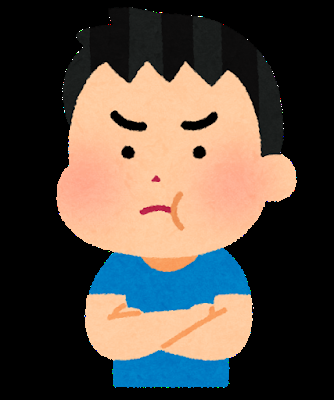
#> input picture images/000.png, 334 x 400 px
$ jupyter execute practice_20201210.ipynb
#> lines starting #> are read from the running program, lines starting #| are printed output that depends on the picture
[cell 1]
# コメント

[cell 2]
# 簡単な計算
123 + 456

[cell 3]
# 任意の範囲の整数の乱数を返す(最小値、最大値、サイズ)
import numpy as np

np.random.seed(30)

x = np.random.randint(1, 500, 10)
print(x)

[cell 4]
# グラフを作成

import numpy as np
import matplotlib.pyplot as plt

np.random.seed(30)
# 間隔を指定
x = np.arange(15)
y = np.random.randint(1, 500, 15)
print(x)
print(y)

plt.plot(x,y)
plt.show()
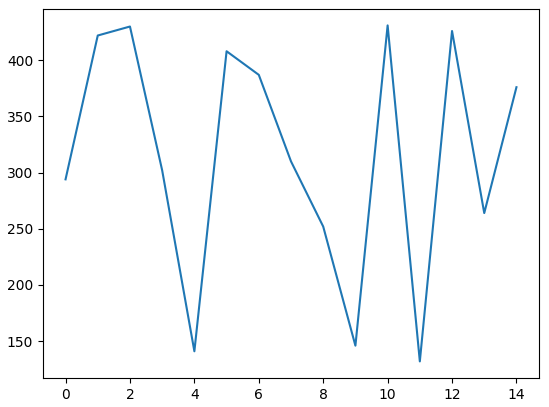
#> figure drawn by matplotlib, 1 panel; curve peaks at x = 10, y = 431

[cell 5]
# import sys
# sys.path.append('/Users/rikamac/.pyenv/versions/anaconda3-5.3.0/lib/python3.5/site-packages/cv2')

[cell 6]
# import sys
# sys.path.append('/Users/rikamac/.pyenv/versions/anaconda3-5.3.0/lib/python3.5/site-packages/cv2')
import cv2

img = cv2.imread('images/000.png',cv2.IMREAD_GRAYSCALE)
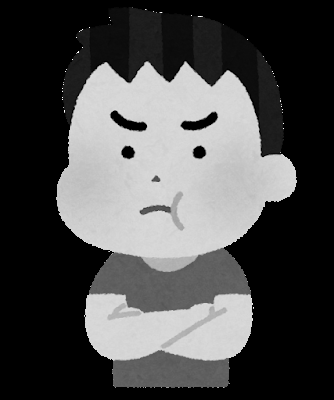
#> img: shape (400, 334); min 0, max 255, mean 76.1
cv2.imwrite('gray000.png',img)
#> Out = True

[cell 7]
print(img)
#> (printed output is left out)

[cell 8]
print(img.shape)
#| (400, 334)

[cell 9]
print(img.ravel().shape)
#| (133600,)

[cell 10]
import cv2
import numpy as np
from matplotlib import pyplot as plt

def plot_hist(img):
    img_hist = np.histogram(img.ravel(),256,[0,256])
    hist = img_hist[0]
#> hist = 256 values, max 67521 at index 0, min 0 at index 37, mean 521.9
    plt.bar(np.arange(256),hist)
    plt.show()
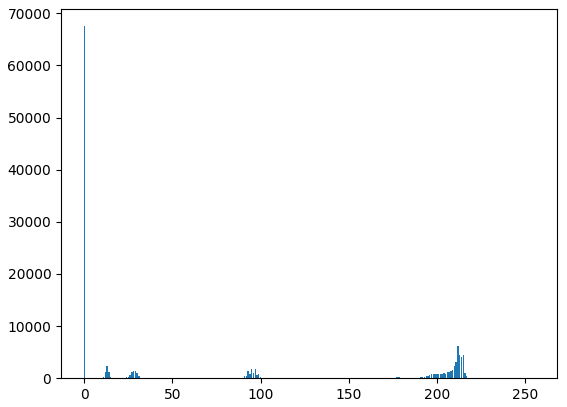
#> figure drawn by matplotlib, 1 panel; tallest bar 67521 high, from x = -0.4 to 0.4

plot_hist(cv2.imread('images/000.png',cv2.IMREAD_GRAYSCALE))

[cell 11]
plot_hist(cv2.imread('images/000.png',cv2.IMREAD_GRAYSCALE))
plot_hist(cv2.imread('images/001.png',cv2.IMREAD_GRAYSCALE))
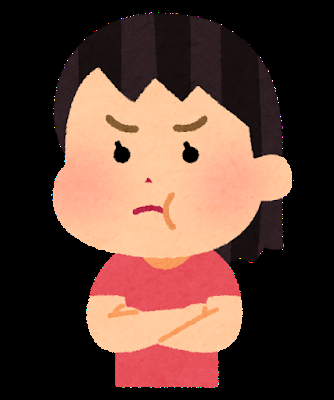
#> input picture images/001.png, 334 x 400 px
plot_hist(cv2.imread('images/002.png',cv2.IMREAD_GRAYSCALE))
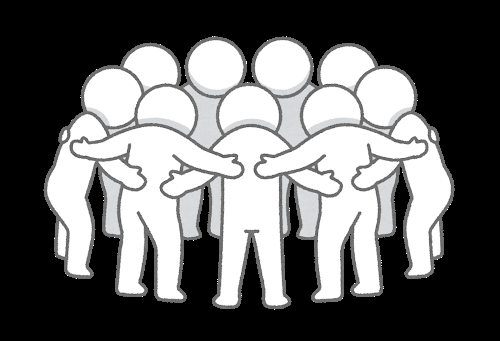
#> input picture images/002.png, 500 x 341 px
